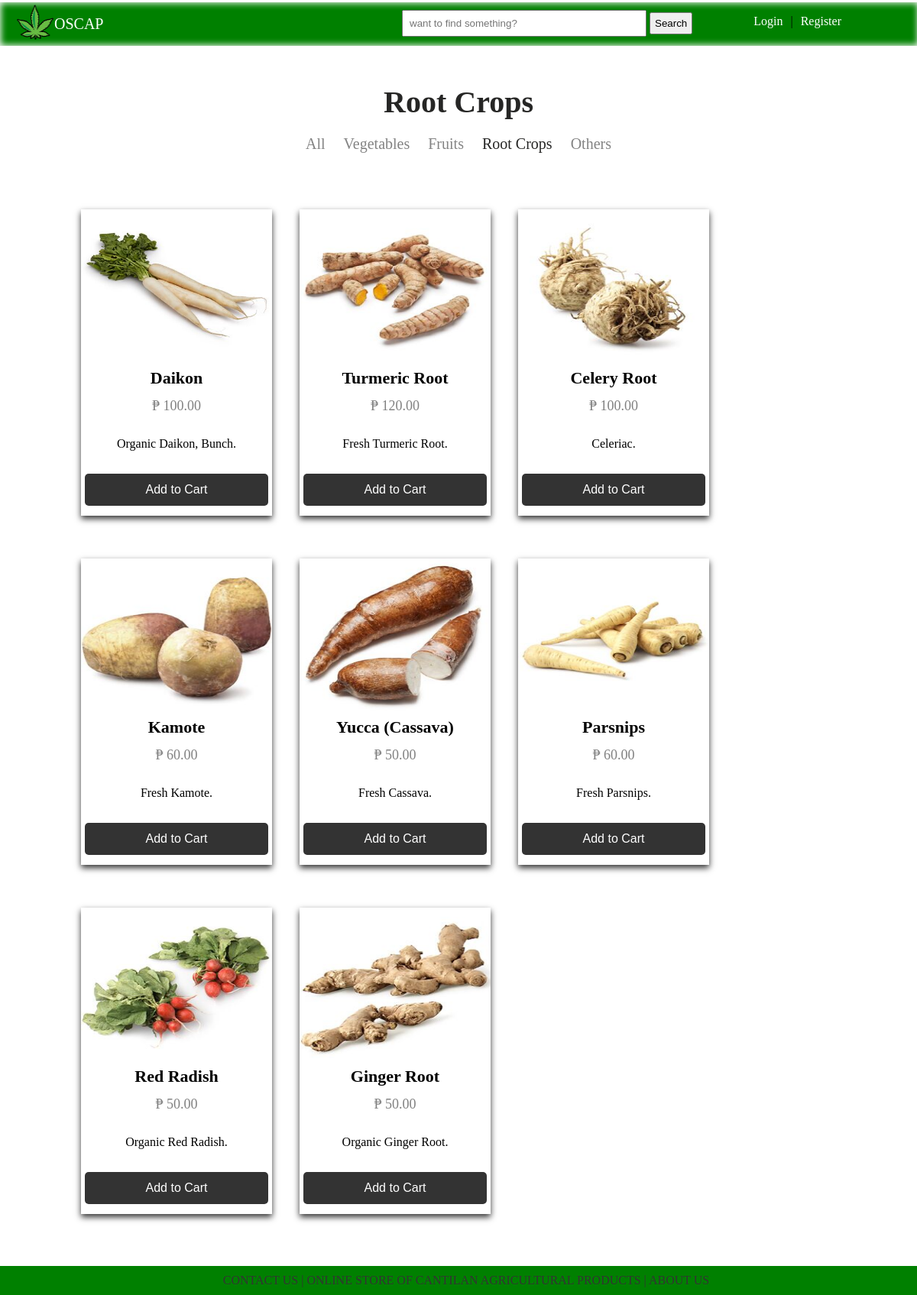
Screenshot of /root_crops.php with the database file from the repository.
### tables this page shows
CREATE TABLE IF NOT EXISTS `tbl_products` (
  `id` int(11) NOT NULL AUTO_INCREMENT,
  `name` varchar(50) NOT NULL,
  `short_description` varchar(50) NOT NULL,
  `description` longtext NOT NULL,
  `price` float NOT NULL,
  `category` varchar(50) NOT NULL,
  `status` varchar(2) NOT NULL,
  `image` varchar(50) NOT NULL,
  PRIMARY KEY (`id`)
);

### root_crops.php (the view, shortened to what this page needs)
<?php require '~connection.php';
	$searchme = "false";
	$findme = "";
?>
<!DOCTYPE html>
<html>
<head>
	<link rel="stylesheet" type="text/css" href="~tomastyle.css">
</head>
<body>
			<div class = "homenav">
				<a href="index.php"><img class = "logoIMG" src="webimages/logo.png"></a><div class = "logoLABEL">OSCAP</div>
<form method="post" action="search.php" autocomplete="off">
				<div class = "leftsideNav">
					<div class = "searching">
					<input class = "inpsearch" type="text" name="text_search" placeholder="want to find something?" value = "<?php echo $findme; ?>">
					<input class = "btnsearch" type="submit" name="btn_search" value = "Search">
					</div>
</form>
					<?php if(isset($_SESSION["loggedin"])=="0"){ ?>
						<div class = "loginLOGO" ><a href="login.php">Login</a></div> <div class = "breaker"> | </div>
						<div class = "registerLOGO"> <a href="register.php">Register</a></div>
					<?php } ?>
				</div>
	<div class = "contentLabel">
		<h1>Root Crops</h1>
		<div class = "insideContentLabel">
			<a href="all.php" class = "notselected">All</a>
			<a href="Vegetables.php" class = "notselected">Vegetables</a>
			<a href="fruits.php" class = "notselected">Fruits</a>
			<a href="root_crops.php" class = "selected">Root Crops</a>
			<a href="others.php" class = "notselected">Others</a>
		</div>
	</div>
 <div class = "content">
		<?php
			global $conn;
			if($searchme == "false"){
			$sql_query = "select * from tbl_products where status = 1 and category = 'Root Crops' order by id desc";
			}else{
				$sql_query = "select * from tbl_products where status = 1 and name like '%".$findme."%'";
			}
			$result = mysqli_query($conn, $sql_query);
			while($row = mysqli_fetch_array($result)){
		 ?>
			<div class = "card">
				<a href = "viewProduct.php?viewProduct=<?php echo $row['id']; ?>"><img class = "myimg" src="<?php	echo 'images/'. $row['image'] . ' '; ?>" /></a>
	  				<h1><?php echo $row['name']; ?></h1>
	 				<p class="price"> <?php echo "₱ ". $row['price'] . ".00"; ?></p>
	  				<p> <?php echo $row['short_description'] ?>.</p>
	  				<a href = "index.php?addtocart=<?php echo $row['id']; ?>"><p><button>Add to Cart</button></p></a>
			</div>
		<?php } ?>
</div>
		<div class = "footer"><a href="aboutAndContact.php">CONTACT US | ONLINE STORE OF CANTILAN AGRICULTURAL PRODUCTS | ABOUT US</a></div>
</body>
</html>

### ~tomastyle.css (style rules this page uses)
* { margin: 0px; padding: 0px; }
body { width: 100%; overflow-x: hidden; }
.footer { width: 100%; background-color: green; text-align: center; float: left; padding: 10px; margin-top: 20px; }
.footer a { color: #333; text-decoration: none; }
.homenav { margin-top: 3px; width: 100%; background-color: green; padding: 1px; box-shadow: 0 0 8px 1px white inset; position: sticky; top: 0; }
.homenav a { color: white; text-decoration: none; }
.logoIMG { width: 50px; height: 50px; margin-left: 20px; float: left; }
.leftsideNav { float: right; margin-top: -40px; margin-right: 100px; }
.searching { float: left; margin-right: 80px; margin-top: -6px; }
.inpsearch { width: 300px; padding: 8px; }
.btnsearch { padding: 5px; }
.loginLOGO { float: left; margin-right: 10px; }
.registerLOGO { float: left; }
.breaker { float: left; margin-right: 10px; }
.logoLABEL { padding: 16px; font-size: 20px; color: white; }
.contentLabel { text-align: center; padding: 30px; }
.contentLabel h1 { color: #262625; font-size: 40px; padding-top: 20px; }
.contentLabel a { text-decoration: none; }
.notselected { color: #838383; font-size: 20px; padding: 10px; }
.selected { color: #262625; font-size: 20px; padding: 10px; }
.insideContentLabel { margin-top: 20px; margin-bottom: 20px; }
.content { width: 85%; padding: 8px; margin: auto; }
.card { box-shadow: 0 4px 8px 0 rgba(0, 0, 0, 0.8); width: 250px; margin: auto; text-align: center; display: inline-block; margin: 16px 16px 40px 16px; }
.card button { border: none; outline: 0; padding: 12px; color: white; background-color: #333; text-align: center; cursor: pointer; width: 100%; font-size: 16px; border-radius: 5px; margin-bottom: -20px; }
.price { color: grey; font-size: 18px; padding: 5px; }
.card p { padding: 5px; }
.card h1 { padding: 4px 0px 8px 0px; font-size: 22px; }
.myimg { width: 100%; height: 200px; }
.descriProduct h1, h2, h3, p { margin-bottom: 20px; }

### rows the page displays
tbl_products: image (picture), name "Daikon", price "100", short_description "Organic Daikon, Bunch"
tbl_products: image (picture), name "Turmeric Root", price "120", short_description "Fresh Turmeric Root"
tbl_products: image (picture), name "Celery Root", price "100", short_description "Celeriac"
tbl_products: image (picture), name "Kamote", price "60", short_description "Fresh Kamote"
tbl_products: image (picture), name "Yucca (Cassava)", price "50", short_description "Fresh Cassava"
tbl_products: image (picture), name "Parsnips", price "60", short_description "Fresh Parsnips"
tbl_products: image (picture), name "Red Radish", price "50", short_description "Organic Red Radish"
tbl_products: image (picture), name "Ginger Root", price "50", short_description "Organic Ginger Root"
